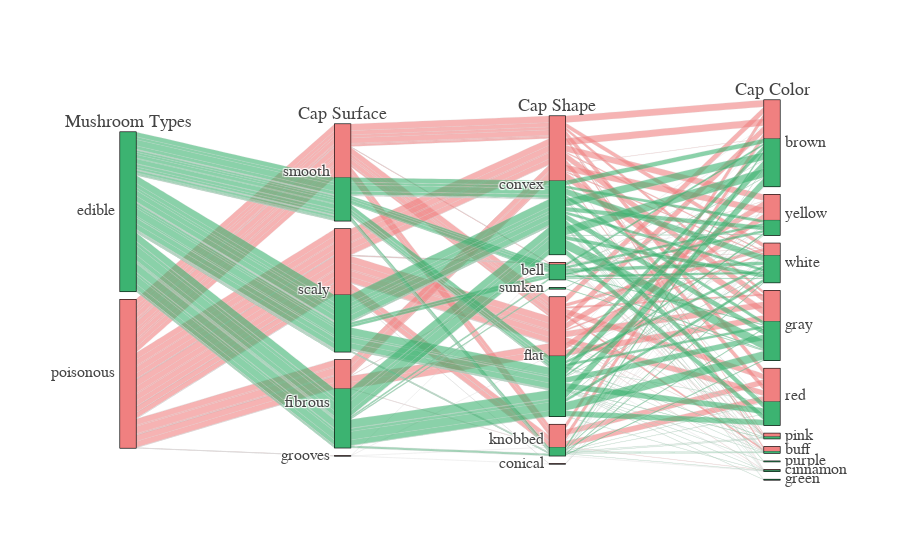

Notebook code cell kept with this figure:
### Markdown cell above
Following figure shows numbers and probabilities of cap shape- cap surface and cap color features according to the state of the mushroom being edible or poisonous.

### Code cell
class_dim = go.parcats.Dimension(
    values=data["class"].values,
    label="Mushroom Types",
    categoryarray=["e", "p"],
    ticktext=['edible', 'poisonous']
)

cap_shape_dim = go.parcats.Dimension(
    values=data["cap-shape"].values,
    label="Cap Shape"
)

cap_surface_dim = go.parcats.Dimension(
  values=data["cap-surface"].values,
  label="Cap Surface"
)
cap_color_dim = go.parcats.Dimension(
  values=data["cap-color"].values,
  label="Cap Color"
)

# Create parcats trace
color = [1 if i=="e" else 0 for i in data["class"]]
colorscale = [[0, 'lightcoral'], [1, 'mediumseagreen']];
data1 = [
    go.Parcats(
        dimensions=[class_dim,cap_surface_dim,cap_shape_dim,cap_color_dim],
        line={'color': color,
              'colorscale': colorscale},
        hoveron='dimension',
        hoverinfo='count+probability',
        labelfont={'size': 18, 'family': 'Times'},
        tickfont={'size': 16, 'family': 'Times'},
        arrangement='fixed',
    )

]


iplot(data1)

### Figure 1 — Plotly figure (JSON) as saved in the notebook; plotly's stock layout.template omitted (floating-point values rounded to 4 significant figures; data arrays with more than 128 entries replaced by an {"elided": "..."} marker saying what was removed)
{"data": [{"arrangement": "fixed", "dimensions": [{"categoryarray": ["e", "p"], "label": "Mushroom Types", "ticktext": ["edible", "poisonous"], "values": {"elided": "8124 str values"}}, {"label": "Cap Surface", "values": {"elided": "8124 str values"}}, {"label": "Cap Shape", "values": {"elided": "8124 str values"}}, {"label": "Cap Color", "values": {"elided": "8124 str values"}}], "hoverinfo": "count+probability", "hoveron": "dimension", "labelfont": {"family": "Times", "size": 18}, "line": {"color": {"elided": "8124 int values"}, "colorscale": [[0, "lightcoral"], [1, "mediumseagreen"]]}, "tickfont": {"family": "Times", "size": 16}, "type": "parcats", "uid": "86991a51-1616-4ac8-a69f-3d5508896a89"}], "layout": {}}
